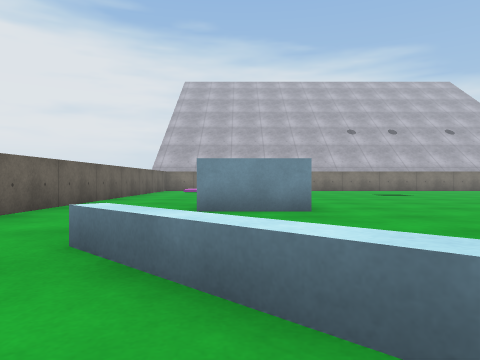
[1] (above)

18 first-person views from a walk through a Unity game level. The camera is 0.51 m above the floor, looks level and sees 70° across. The floor is counted in squares, 1 m on a side. Each view is taken from the middle of a square. On the plan, view 1 faces up. The plan holds only what a view shows up to about 9 squares ahead; the rest is blank. The place goes on beyond the plan. The player is left out. Surface patterns are stand-ins for the level's own textures.

[2]
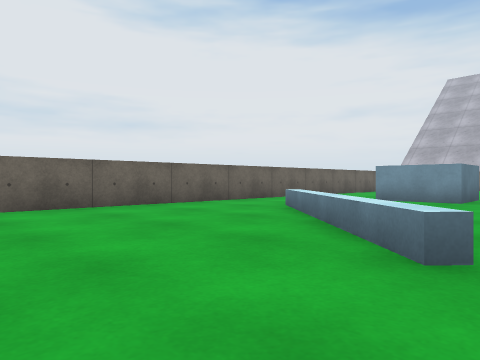

[3]
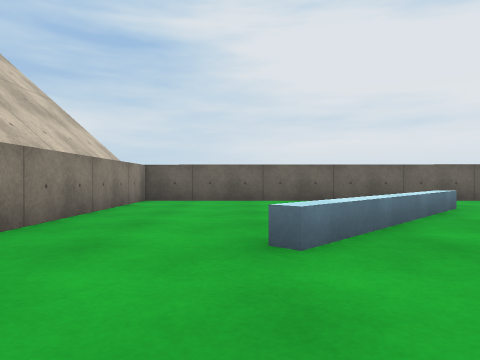

[4]
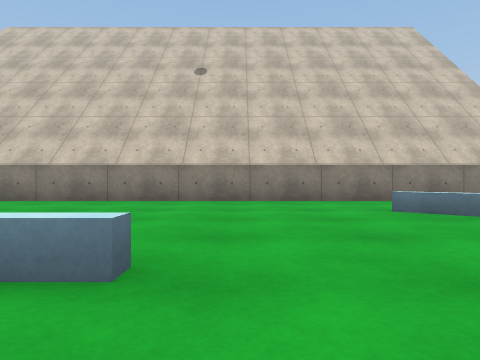

[5]
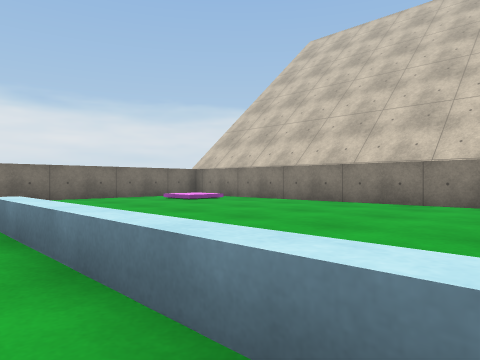

[6]
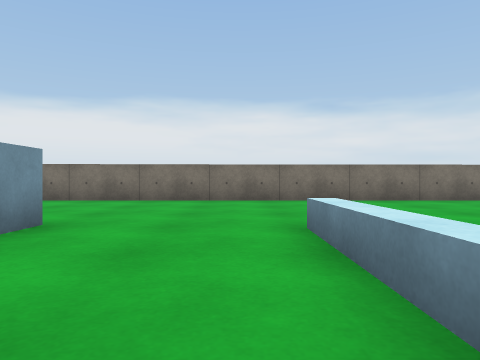

[7]
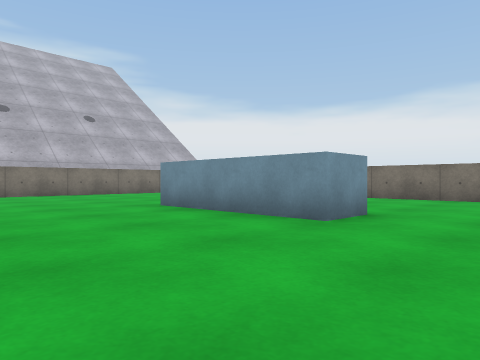

[8]
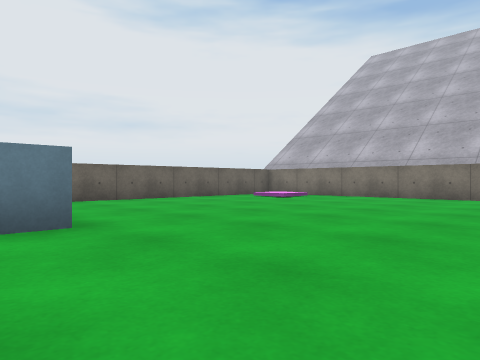

[9]
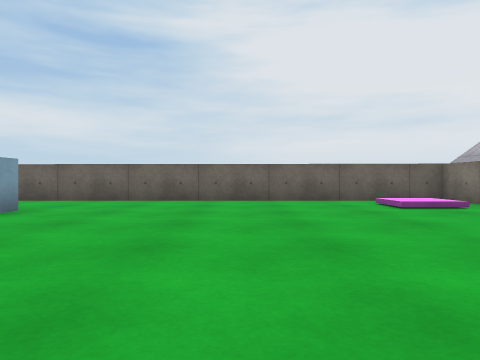

[10]
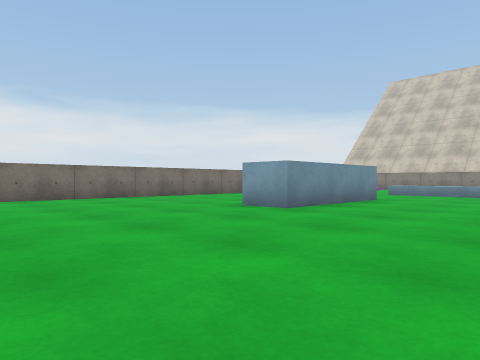

[11]
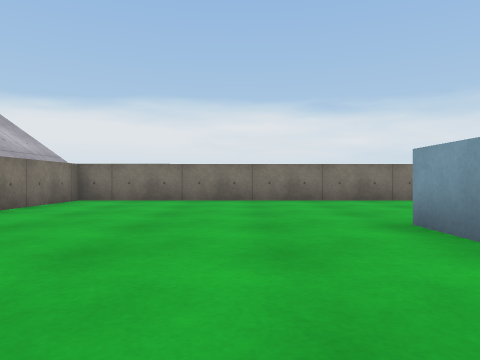

[12]
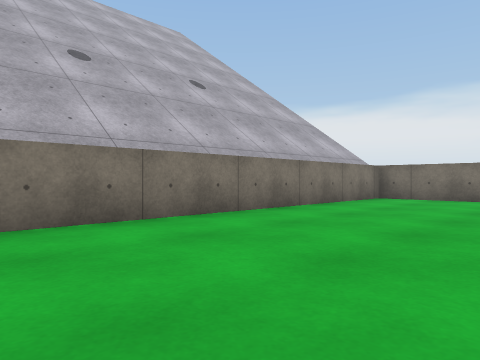

[13]
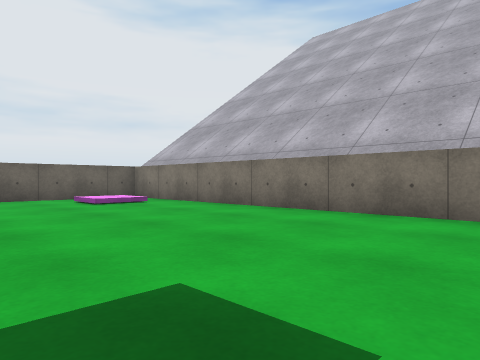

[14]
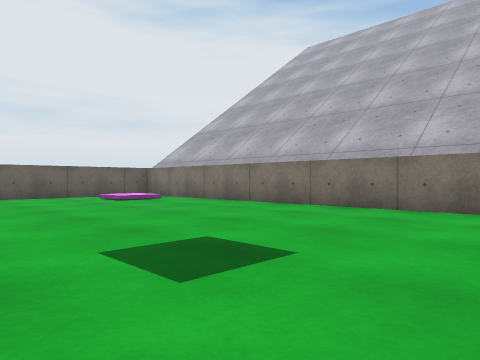

[15]
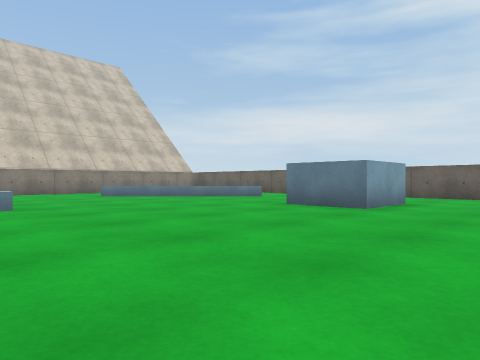

[16]
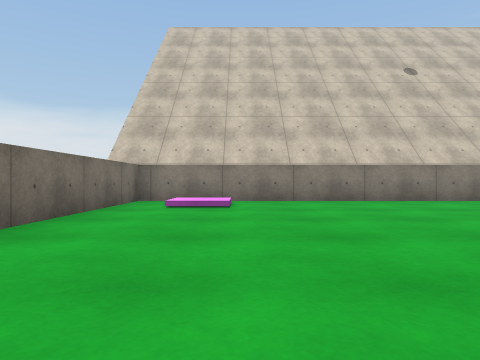

[17]
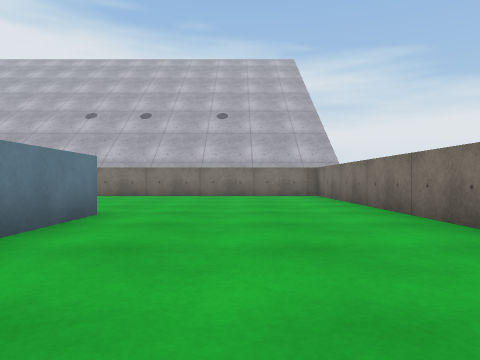

[18]
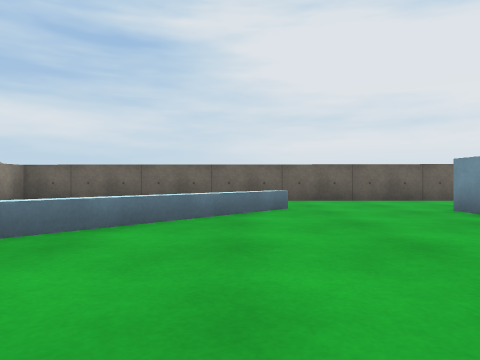

### Floor plan
Key: @ floor where view 1 was taken; # wall or solid block; . main floor; : floor 0.15 m higher than the main floor; / step, stairs or slope; = window, fence, low wall or low ledge; ^ raised ledge; O other object.
Columns run from 4 left of view 1 to 16 right of it. Each row starts with its distance up from view 1.
 16 #####################
 15 #.//................#
 14 #.//................#
 13 #...................#
 12 #...................#
 11 #...................#
 10 #.............##....#
  9 #.............##....#
  8 #.............##....#
  7 #...OO........##....#
  6 #...OO..............#
  5 #...................#
  4 #...................#
  3 #..=......^^^^^.....#
  2 #..==......    .....#
  1 #...=^..............#
  0 #...@==.............#
 -1 #.....=.............#
 -2 #................/:.#
 -3 #...................#
 -4 #####################

Where each view was taken, in squares from view 1:
view 1: 0 up, 0 right, facing up
view 2: 3 down, 3 right, facing up-left
view 3: 1 down, 5 right, facing left
view 4: 5 up, 5 right, facing down
view 5: 4 up, 6 right, facing down-right
view 6: 4 up, 7 right, facing right
view 7: 4 up, 6 right, facing up-right
view 8: 6 up, 5 right, facing up-left
view 9: 11 up, 5 right, facing left
view 10: 15 up, 6 right, facing down-right
view 11: 12 up, 7 right, facing right
view 12: 12 up, 6 right, facing up-right
view 13: 11 up, 6 right, facing up-left
view 14: 10 up, 7 right, facing up-left
view 15: 10 up, 7 right, facing down-left
view 16: 5 up, 13 right, facing down
view 17: 5 up, 13 right, facing up
view 18: 2 up, 5 right, facing left
